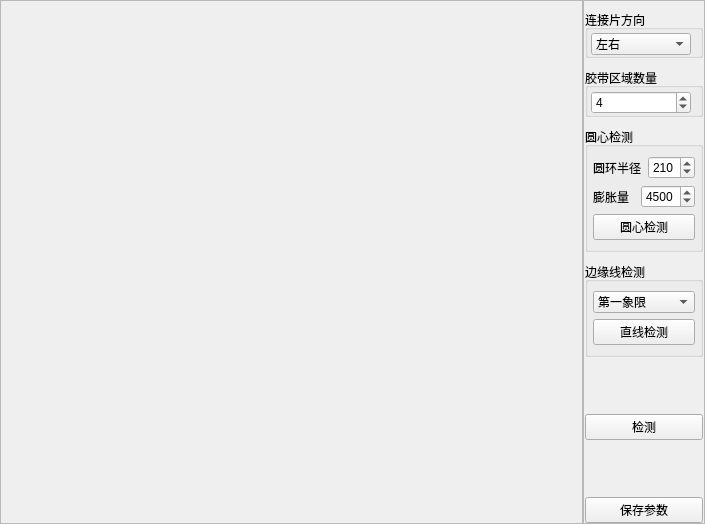
<?xml version="1.0" encoding="UTF-8"?>
<ui version="4.0">
 <class>CGetCircleLenWidget</class>
 <widget class="QWidget" name="CGetCircleLenWidget">
  <property name="geometry">
   <rect>
    <x>0</x>
    <y>0</y>
    <width>705</width>
    <height>524</height>
   </rect>
  </property>
  <property name="windowTitle">
   <string>Form</string>
  </property>
  <layout class="QHBoxLayout" name="horizontalLayout">
   <property name="spacing">
    <number>0</number>
   </property>
   <property name="leftMargin">
    <number>0</number>
   </property>
   <property name="topMargin">
    <number>0</number>
   </property>
   <property name="rightMargin">
    <number>0</number>
   </property>
   <property name="bottomMargin">
    <number>0</number>
   </property>
   <item>
    <widget class="QFrame" name="frame">
     <property name="sizePolicy">
      <sizepolicy hsizetype="Preferred" vsizetype="Preferred">
       <horstretch>5</horstretch>
       <verstretch>0</verstretch>
      </sizepolicy>
     </property>
     <property name="frameShape">
      <enum>QFrame::StyledPanel</enum>
     </property>
     <property name="frameShadow">
      <enum>QFrame::Raised</enum>
     </property>
     <layout class="QHBoxLayout" name="horizontalLayout_2">
      <property name="spacing">
       <number>0</number>
      </property>
      <property name="leftMargin">
       <number>0</number>
      </property>
      <property name="topMargin">
       <number>0</number>
      </property>
      <property name="rightMargin">
       <number>0</number>
      </property>
      <property name="bottomMargin">
       <number>0</number>
      </property>
      <item>
       <layout class="QVBoxLayout" name="lay_widget"/>
      </item>
     </layout>
    </widget>
   </item>
   <item>
    <widget class="QFrame" name="frame_2">
     <property name="sizePolicy">
      <sizepolicy hsizetype="Preferred" vsizetype="Preferred">
       <horstretch>1</horstretch>
       <verstretch>0</verstretch>
      </sizepolicy>
     </property>
     <property name="frameShape">
      <enum>QFrame::StyledPanel</enum>
     </property>
     <property name="frameShadow">
      <enum>QFrame::Raised</enum>
     </property>
     <layout class="QVBoxLayout" name="verticalLayout_3">
      <property name="spacing">
       <number>10</number>
      </property>
      <property name="leftMargin">
       <number>1</number>
      </property>
      <property name="topMargin">
       <number>9</number>
      </property>
      <property name="rightMargin">
       <number>1</number>
      </property>
      <property name="bottomMargin">
       <number>0</number>
      </property>
      <item>
       <widget class="QGroupBox" name="groupBox_4">
        <property name="title">
         <string>连接片方向</string>
        </property>
        <layout class="QVBoxLayout" name="verticalLayout_5">
         <property name="leftMargin">
          <number>3</number>
         </property>
         <property name="topMargin">
          <number>3</number>
         </property>
         <property name="bottomMargin">
          <number>0</number>
         </property>
         <item>
          <widget class="QComboBox" name="cmb_direction">
           <property name="currentIndex">
            <number>1</number>
           </property>
           <item>
            <property name="text">
             <string>上下</string>
            </property>
           </item>
           <item>
            <property name="text">
             <string>左右</string>
            </property>
           </item>
          </widget>
         </item>
        </layout>
       </widget>
      </item>
      <item>
       <widget class="QGroupBox" name="groupBox_3">
        <property name="title">
         <string>胶带区域数量</string>
        </property>
        <layout class="QVBoxLayout" name="verticalLayout">
         <property name="leftMargin">
          <number>3</number>
         </property>
         <property name="topMargin">
          <number>3</number>
         </property>
         <property name="bottomMargin">
          <number>0</number>
         </property>
         <item>
          <widget class="QSpinBox" name="spin_tapeNum">
           <property name="maximum">
            <number>9</number>
           </property>
           <property name="value">
            <number>4</number>
           </property>
          </widget>
         </item>
        </layout>
       </widget>
      </item>
      <item>
       <widget class="QGroupBox" name="groupBox">
        <property name="title">
         <string>圆心检测</string>
        </property>
        <property name="flat">
         <bool>true</bool>
        </property>
        <layout class="QVBoxLayout" name="verticalLayout_2">
         <property name="leftMargin">
          <number>5</number>
         </property>
         <property name="rightMargin">
          <number>5</number>
         </property>
         <item>
          <layout class="QHBoxLayout" name="horizontalLayout_4">
           <item>
            <widget class="QLabel" name="label_2">
             <property name="text">
              <string>圆环半径</string>
             </property>
            </widget>
           </item>
           <item>
            <widget class="QSpinBox" name="spin_RingRadius">
             <property name="maximum">
              <number>999</number>
             </property>
             <property name="value">
              <number>210</number>
             </property>
            </widget>
           </item>
          </layout>
         </item>
         <item>
          <layout class="QHBoxLayout" name="horizontalLayout_3">
           <item>
            <widget class="QLabel" name="label">
             <property name="text">
              <string>膨胀量</string>
             </property>
            </widget>
           </item>
           <item>
            <widget class="QSpinBox" name="spin_dilation">
             <property name="maximum">
              <number>9999</number>
             </property>
             <property name="value">
              <number>4500</number>
             </property>
            </widget>
           </item>
          </layout>
         </item>
         <item>
          <widget class="QPushButton" name="btn_circleDetect">
           <property name="text">
            <string>圆心检测</string>
           </property>
          </widget>
         </item>
        </layout>
       </widget>
      </item>
      <item>
       <widget class="QGroupBox" name="groupBox_2">
        <property name="title">
         <string>边缘线检测</string>
        </property>
        <property name="flat">
         <bool>true</bool>
        </property>
        <layout class="QVBoxLayout" name="verticalLayout_4">
         <property name="leftMargin">
          <number>5</number>
         </property>
         <property name="rightMargin">
          <number>5</number>
         </property>
         <item>
          <widget class="QComboBox" name="cmb_quadrantPos">
           <item>
            <property name="text">
             <string>第一象限</string>
            </property>
           </item>
           <item>
            <property name="text">
             <string>第二象限</string>
            </property>
           </item>
           <item>
            <property name="text">
             <string>第三象限</string>
            </property>
           </item>
           <item>
            <property name="text">
             <string>第四象限</string>
            </property>
           </item>
          </widget>
         </item>
         <item>
          <widget class="QPushButton" name="btn_lineDetect">
           <property name="text">
            <string>直线检测</string>
           </property>
          </widget>
         </item>
        </layout>
       </widget>
      </item>
      <item>
       <spacer name="verticalSpacer">
        <property name="orientation">
         <enum>Qt::Vertical</enum>
        </property>
        <property name="sizeHint" stdset="0">
         <size>
          <width>20</width>
          <height>40</height>
         </size>
        </property>
       </spacer>
      </item>
      <item>
       <widget class="QPushButton" name="btn_test">
        <property name="text">
         <string>检测</string>
        </property>
       </widget>
      </item>
      <item>
       <spacer name="verticalSpacer_2">
        <property name="orientation">
         <enum>Qt::Vertical</enum>
        </property>
        <property name="sizeHint" stdset="0">
         <size>
          <width>20</width>
          <height>40</height>
         </size>
        </property>
       </spacer>
      </item>
      <item>
       <widget class="QPushButton" name="btn_savePam">
        <property name="text">
         <string>保存参数</string>
        </property>
       </widget>
      </item>
     </layout>
    </widget>
   </item>
  </layout>
 </widget>
 <resources/>
 <connections>
  <connection>
   <sender>spin_RingRadius</sender>
   <signal>valueChanged(int)</signal>
   <receiver>btn_circleDetect</receiver>
   <slot>click()</slot>
   <hints>
    <hint type="sourcelabel">
     <x>670</x>
     <y>73</y>
    </hint>
    <hint type="destinationlabel">
     <x>689</x>
     <y>137</y>
    </hint>
   </hints>
  </connection>
  <connection>
   <sender>cmb_quadrantPos</sender>
   <signal>currentIndexChanged(int)</signal>
   <receiver>btn_lineDetect</receiver>
   <slot>click()</slot>
   <hints>
    <hint type="sourcelabel">
     <x>682</x>
     <y>195</y>
    </hint>
    <hint type="destinationlabel">
     <x>674</x>
     <y>215</y>
    </hint>
   </hints>
  </connection>
  <connection>
   <sender>spin_dilation</sender>
   <signal>valueChanged(int)</signal>
   <receiver>btn_circleDetect</receiver>
   <slot>click()</slot>
   <hints>
    <hint type="sourcelabel">
     <x>660</x>
     <y>104</y>
    </hint>
    <hint type="destinationlabel">
     <x>661</x>
     <y>132</y>
    </hint>
   </hints>
  </connection>
 </connections>
</ui>
